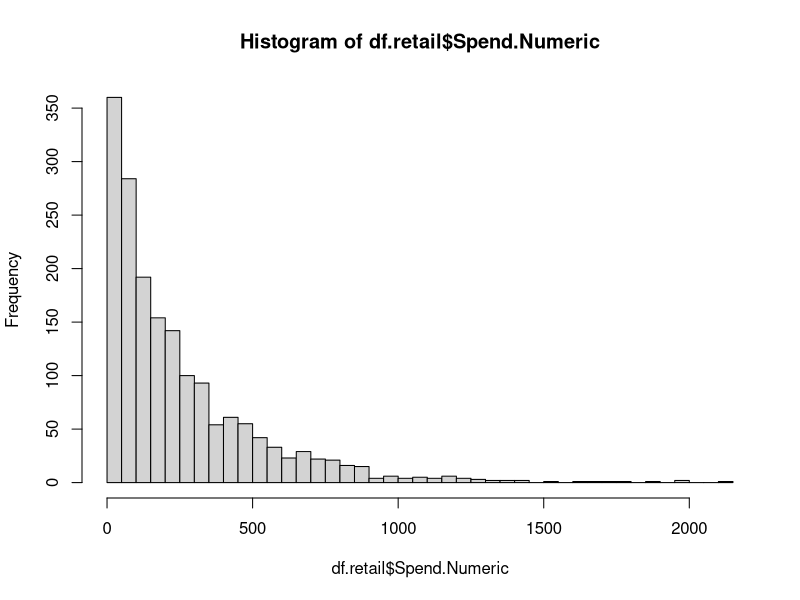
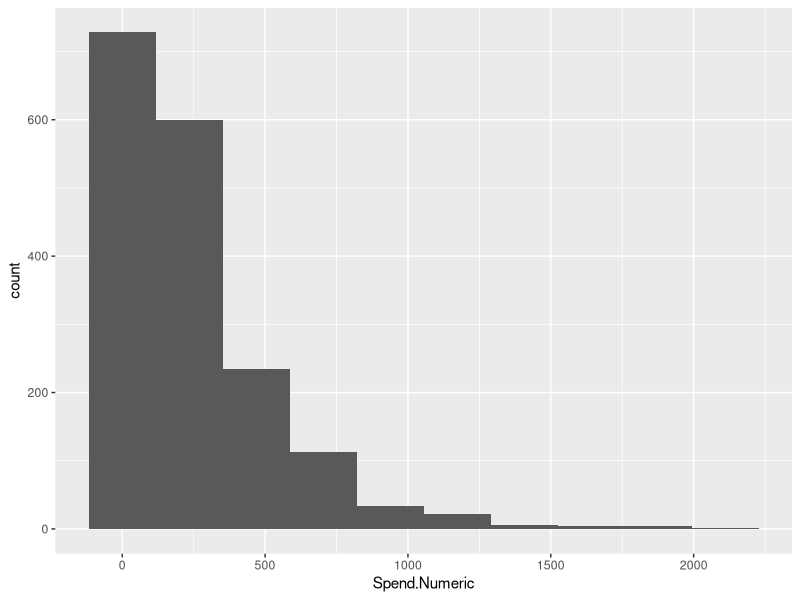

R code for these plots, in order:
library(dplyr)
library(tidyr)
library(ggplot2)
df.retail <- read.csv("Retail_Case_Study_Data.csv")
summary(df.retail)
str(df.retail)
hist(df.retail$Spend.Numeric, breaks = 50)
ggplot(data=df.retail, aes(x=Spend.Numeric)) +
  geom_histogram(bins = 10)
